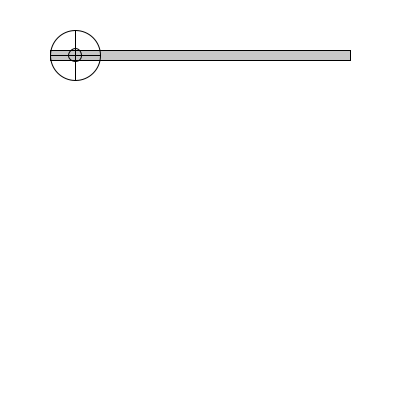
Frame 1 (no input)
Frame 60 (the mouse pressed at the canvas centre just before this capture): identical to frame 1, image omitted
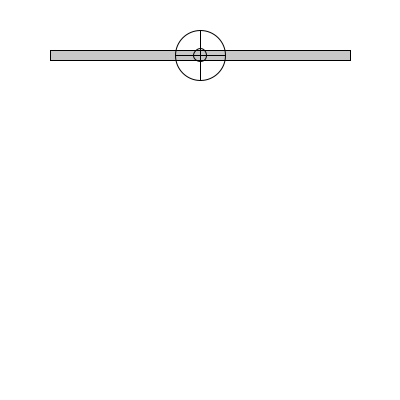
Frame 120 (the mouse held since frame 60 and released just before this capture)

The Processing sketch that drew these frames (run headless with seeded random() and noise(); from frame 60 on, the mouse is pressed at the canvas centre):

// Processing sketch: ICM_Help_Week3_Slider
// ── ICM_Help_Week3_Slider.pde
//Center of the circle (aka Slider Button)
float circleX, circleY;
// Width and Height of the Circle as represented by Diameter
float diameter = 50;
float radius = diameter/2;

// Slider attributes
int sliderY, sliderHeight, sliderLeft, sliderRight, sliderWidth;

void setup() {
  size(400, 400);
  
  
  sliderY = 50;
  sliderHeight = 10;

  circleX = width/2;
  circleY = sliderY + sliderHeight/2;
  
  // Start the slider 50 pixels in from the left-hand side
  // End the slider 50 pixels in from the right-hand side
  sliderLeft = 50;
  sliderWidth = width - 2*sliderLeft;
  sliderRight = sliderLeft + sliderWidth;
}

void draw() {
 background(255);
 
  // Draw the line of the slider
 fill(200, 200, 200, 255); 
 rect(50, sliderY, sliderWidth, sliderHeight);  

 stroke(0);
 fill(255, 255, 255, 0);
 
 // Make the slider button's x-location follow the mouse
 circleX = mouseX;

 // Constrain the slider button so it doesn't fall off the ends of the slider
 // Take the width of the slider button into consideration 
 float leftCircleX = sliderLeft + radius;
 float rightCircleX = sliderRight - radius; 
 
 // Constrain the X-Position of the slider button
 circleX = constrain(circleX, leftCircleX, rightCircleX);
 
 //Draw the slider button
 ellipse(circleX, circleY, diameter, diameter);
 line(circleX, circleY-radius, circleX, circleY+radius); 
 line(circleX-radius, circleY, circleX+radius, circleY); 
 ellipse(circleX, circleY, radius/2, radius/2); 
 
}

// Behind the scenes, this is what the constrain function is doing
float constrainBehindTheScenes(float whatamIconstraining, float bottomEnd, float topEnd) {
  
  if(whatamIconstraining < bottomEnd) {
    whatamIconstraining = bottomEnd;
  }
  
  if (whatamIconstraining > topEnd) {  
    whatamIconstraining = topEnd;
  }  
  
  return whatamIconstraining;
}
